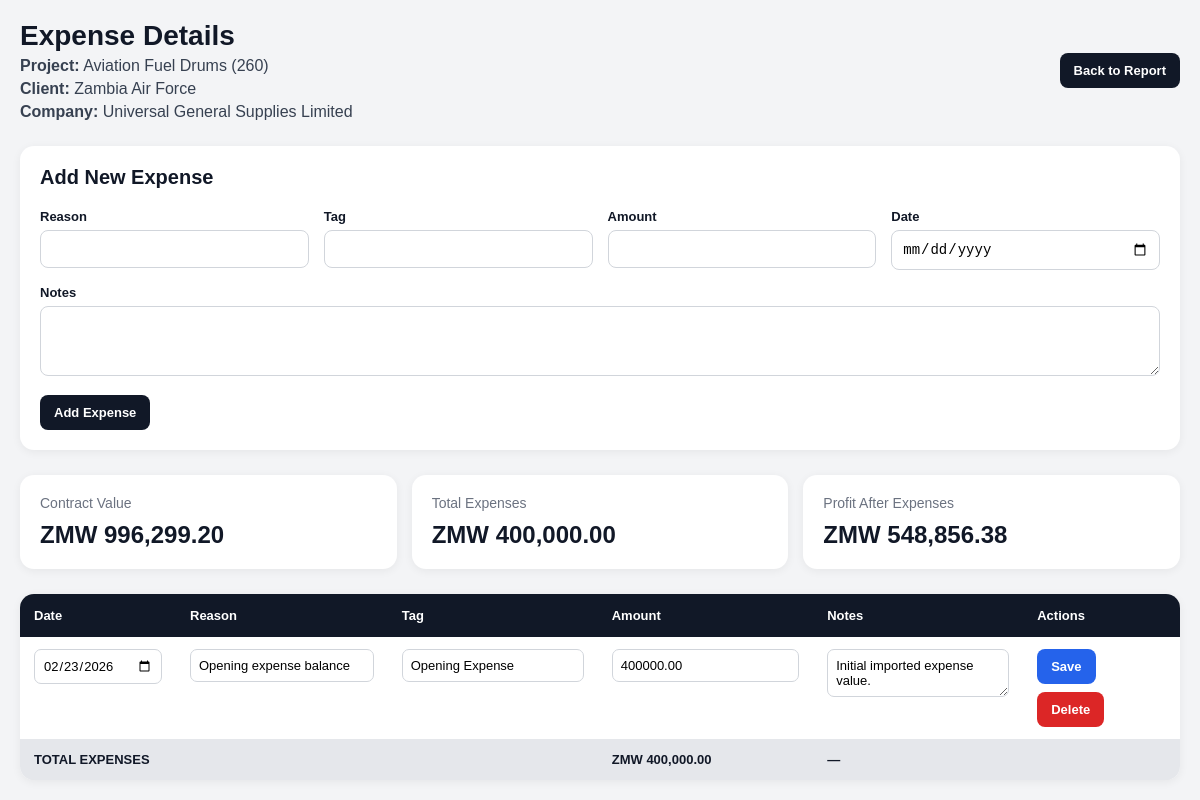
Page /project/5/expenses/ on the earlier database version.
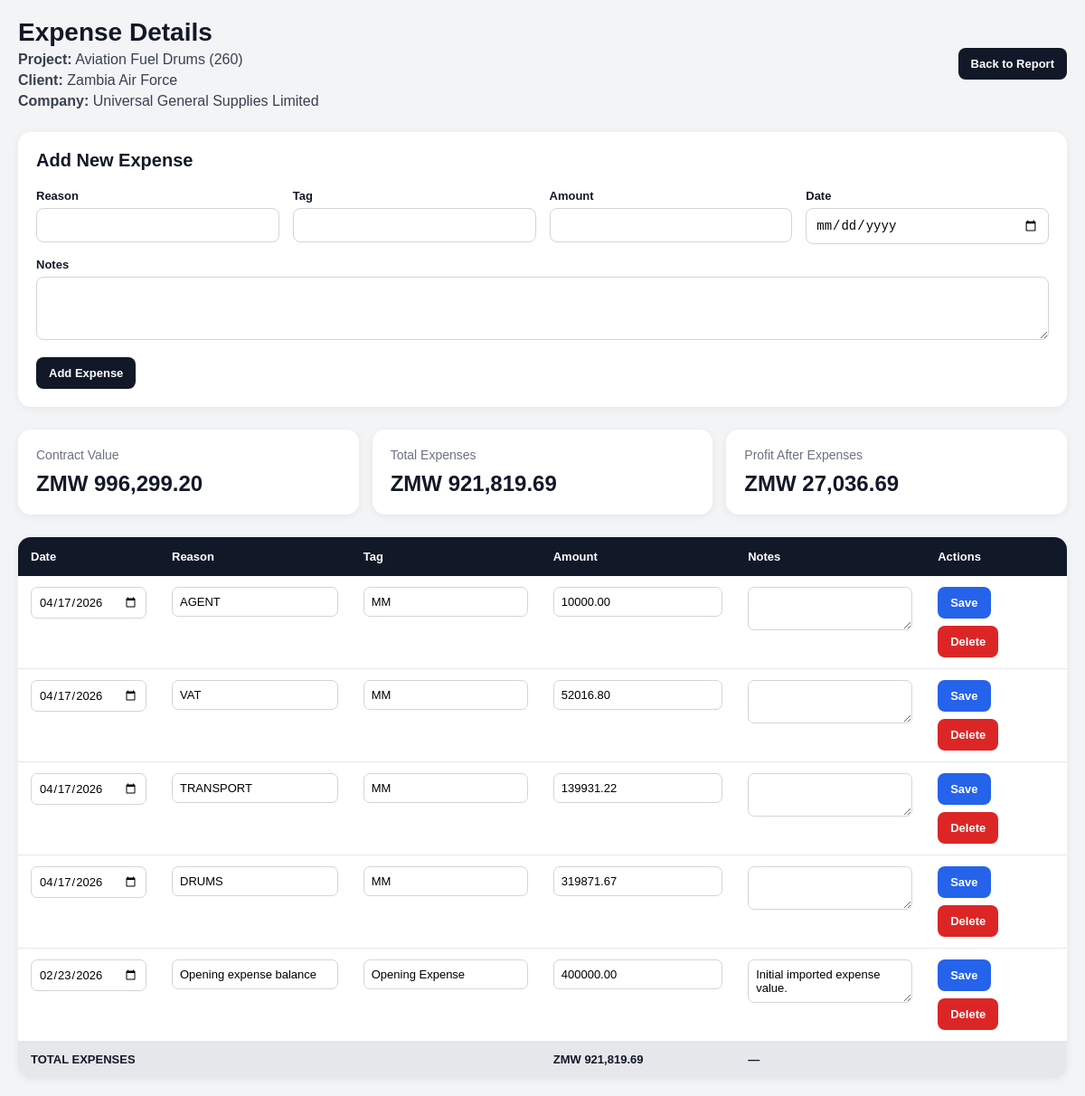
Same page on the later database version.
### reports/models.py (models this page shows, shortened)
class ProjectRecord(models.Model):
    STATUS_CHOICES = [
        ("Not started", "Not started"),
        ("Started", "Started"),
        ("Partial Done", "Partial Done"),
        ("Done", "Done"),
    ]
    TAX_CHOICES = [
        ("NONE", "No Tax"),
        ("TOT", "5% TOT"),
        ("VAT", "16% VAT"),
    ]
    company = models.CharField(max_length=255)
    project_supply = models.CharField("Project / Supply", max_length=255)
    client = models.CharField(max_length=255)
    start_date = models.DateField(null=True, blank=True)
    end_date = models.DateField(null=True, blank=True)
    contract_value = models.DecimalField(max_digits=15, decimal_places=2, default=0)
    paid_value = models.DecimalField(max_digits=15, decimal_places=2, default=0)
    tax_type = models.CharField(
        max_length=10,
        choices=TAX_CHOICES,
        default="NONE"
    )
    status = models.CharField(
        max_length=50,
        choices=STATUS_CHOICES,
        default="Not started"
    )
    created_at = models.DateTimeField(auto_now_add=True)
    updated_at = models.DateTimeField(auto_now=True)
    class Meta:
        ordering = ["start_date", "created_at"]
        constraints = [
            models.UniqueConstraint(
                fields=["company", "project_supply", "client"],
                name="unique_company_project_client"
            )
        ]
    @property
    def tax_rate(self):
        if self.tax_type == "TOT":
            return Decimal("0.05")
        if self.tax_type == "VAT":
            return Decimal("0.16")
        return Decimal("0.00")
    @property
    def contract_excluding_tax(self):
        if self.tax_rate > 0:
            return self.contract_value / (Decimal("1.00") + self.tax_rate)
        return self.contract_value
    @property
    def expense_value(self):
        return sum(
            (expense.amount for expense in self.expenses.all()),
            Decimal("0.00")
        )
    @property
    def profit_value(self):
        return self.contract_excluding_tax - self.expense_value

class ProjectExpense(models.Model):
    project = models.ForeignKey(
        ProjectRecord,
        on_delete=models.CASCADE,
        related_name="expenses"
    )
    date = models.DateField()
    reason = models.CharField(max_length=255)
    amount = models.DecimalField(max_digits=15, decimal_places=2)
    tag = models.ForeignKey(
        ExpenseTag,
        on_delete=models.SET_NULL,
        null=True,
        blank=True
    )
    notes = models.TextField(blank=True)
    created_at = models.DateTimeField(auto_now_add=True)
    class Meta:
        ordering = ["-date", "-created_at"]

class ExpenseTag(models.Model):
    name = models.CharField(max_length=100, unique=True)
    class Meta:
        ordering = ["name"]

### reports/views.py (the view, shortened to what this page needs)
def project_expenses(request, project_id):
    project = get_object_or_404(
        ProjectRecord,
        id=project_id
    )
    expenses = project.expenses.all().order_by(
        "-date",
        "-created_at"
    )
    return render(
        request,
        "reports/project_expenses.html",
        {
            "project": project,
            "expenses": expenses,
        }
    )

### reports/templates/reports/project_expenses.html (shortened to what this page needs)
{% load humanize %}
<!DOCTYPE html>
<html>
<head>
</head>
<body>
<div class="container">
    <div class="top-bar">
        <div class="project-info">
            <h1>Expense Details</h1>
            <p>
                <strong>Project:</strong>
                {{ project.project_supply }}
            </p>
            <p>
                <strong>Client:</strong>
                {{ project.client }}
            </p>
            <p>
                <strong>Company:</strong>
                {{ project.company }}
            </p>
        </div>
        <div class="actions">
            <a href="{% url 'project_report' %}" class="btn">
                Back to Report
            </a>
        </div>
    </div>
    <div class="form-box">
        <h2 class="form-title">
            Add New Expense
        </h2>
        <form method="post">
            <div class="form-grid">
                <div class="form-group">
                    <label>Reason</label>
                    <input type="text" name="reason" required>
                </div>
                <div class="form-group">
                    <label>Tag</label>
                    <input type="text" name="tag">
                </div>
                <div class="form-group">
                    <label>Amount</label>
                    <input type="number" step="0.01" name="amount" required>
                </div>
                <div class="form-group">
                    <label>Date</label>
                    <input type="date" name="date" required>
                </div>
            </div>
            <div class="form-group" style="margin-top:15px;">
                <label>Notes</label>
                <textarea name="notes" rows="3"></textarea>
            </div>
            <button type="submit" class="btn" style="margin-top:15px;">
                Add Expense
            </button>
        </form>
    </div>
    <div class="summary">
        <div class="card">
            <div class="card-title">
                Contract Value
            </div>
            <div class="card-value">
                ZMW {{ project.contract_value|floatformat:2|intcomma }}
            </div>
        </div>
        <div class="card">
            <div class="card-title">
                Total Expenses
            </div>
            <div class="card-value">
                ZMW {{ project.expense_value|floatformat:2|intcomma }}
            </div>
        </div>
        <div class="card">
            <div class="card-title">
                Profit After Expenses
            </div>
            <div class="card-value">
                ZMW {{ project.profit_value|floatformat:2|intcomma }}
            </div>
        </div>
    </div>
    <div class="table-container">
        <table>
            <thead>
                <tr>
                    <th>Date</th>
                    <th>Reason</th>
                    <th>Tag</th>
                    <th>Amount</th>
                    <th>Notes</th>
                    <th>Actions</th>
                </tr>
            </thead>
            <tbody>
                {% for expense in expenses %}
                <tr>
                    <td>
                        <form
                            method="post"
                            action="{% url 'edit_expense' project.id expense.id %}"
                            id="edit-expense-{{ expense.id }}"
                        >
                            <input
                                type="date"
                                name="date"
                                value="{{ expense.date|date:'Y-m-d' }}"
                                class="table-input"
                                required
                            >
                    </td>
                    <td>
                            <input
                                type="text"
                                name="reason"
                                value="{{ expense.reason }}"
                                class="table-input"
                                required
                            >
                    </td>
                    <td>
                            <input
                                type="text"
                                name="tag"
                                value="{% if expense.tag %}{{ expense.tag.name }}{% endif %}"
                                class="table-input"
                            >
                    </td>
                    <td>
                            <input
                                type="number"
                                step="0.01"
                                name="amount"
                                value="{{ expense.amount }}"
                                class="table-input"
                                required
                            >
                    </td>
                    <td>
                            <textarea
                                name="notes"
                                class="table-textarea"
                                rows="2"
                            >{{ expense.notes }}</textarea>
                    </td>
                    <td>
                        <div class="row-actions">
                            <button
                                type="submit"
                                form="edit-expense-{{ expense.id }}"
                                class="btn secondary"
                            >
                                Save
                            </button>
                            <form
                                method="post"
                                action="{% url 'delete_expense' project.id expense.id %}"
                                class="delete-form"
                                onsubmit="return confirm('Are you sure you want to delete this expense?');"
                            >
                                <button
                                    type="submit"
                                    class="btn danger"
                                >
                                    Delete
                                </button>
                            </form>
                        </div>
                    </td>
                </tr>
                {% empty %}
                <tr>
                    <td colspan="6" class="empty">
                        No expenses added for this project yet.
                    </td>
                </tr>
                {% endfor %}
                <tr class="totals-row">
                    <td colspan="3">
                        TOTAL EXPENSES
                    </td>
                    <td class="money">
                        ZMW {{ project.expense_value|floatformat:2|intcomma }}
                    </td>
                    <td colspan="2">
                        —
                    </td>
                </tr>
            </tbody>
        </table>
    </div>
</div>
</body>
</html>

### reports/templates/reports/project_expenses.html (style rules this page uses)
* { margin:0; padding:0; box-sizing:border-box; }
body { font-family:Arial, sans-serif; background:#f3f4f6; padding:20px; color:#111827; }
.container { max-width:1300px; margin:auto; }
.top-bar { display:flex; justify-content:space-between; align-items:center; margin-bottom:25px; flex-wrap:wrap; gap:10px; }
h1 { font-size:28px; }
.project-info p { margin-top:5px; color:#374151; }
.actions { display:flex; gap:10px; flex-wrap:wrap; }
.btn { background:#111827; color:white; padding:10px 14px; border-radius:8px; text-decoration:none; font-size:13px; font-weight:bold; display:inline-block; border:none; cursor:pointer; white-space:nowrap; }
.btn.secondary { background:#2563eb; }
.btn.danger { background:#dc2626; }
.summary { display:grid; grid-template-columns:repeat(auto-fit,minmax(220px,1fr)); gap:15px; margin-bottom:25px; }
.card { background:white; padding:20px; border-radius:14px; box-shadow:0 2px 10px rgba(0,0,0,0.06); }
.card-title { font-size:14px; color:#6b7280; margin-bottom:10px; }
.card-value { font-size:24px; font-weight:bold; }
.form-box { background:white; padding:20px; border-radius:14px; box-shadow:0 2px 10px rgba(0,0,0,0.06); margin-bottom:25px; }
.form-title { font-size:20px; margin-bottom:20px; }
.form-grid { display:grid; grid-template-columns:repeat(auto-fit,minmax(220px,1fr)); gap:15px; }
.form-group label { display:block; margin-bottom:6px; font-weight:bold; font-size:13px; }
.form-group input, .form-group textarea { width:100%; padding:10px; border:1px solid #d1d5db; border-radius:8px; font-size:14px; }
.form-group textarea { resize:vertical; }
.table-container { background:white; border-radius:14px; overflow:auto; box-shadow:0 2px 10px rgba(0,0,0,0.06); }
table { width:100%; border-collapse:collapse; min-width:1100px; }
th { background:#111827; color:white; padding:14px; text-align:left; font-size:13px; }
td { padding:12px 14px; border-bottom:1px solid #e5e7eb; font-size:13px; vertical-align:top; }
.money { font-weight:bold; white-space:nowrap; }
.table-input, .table-textarea { width:100%; padding:8px; border:1px solid #d1d5db; border-radius:7px; font-size:13px; font-family:Arial, sans-serif; }
.table-textarea { resize:vertical; min-height:38px; }
.row-actions { display:flex; gap:8px; flex-wrap:wrap; }
.delete-form { margin:0; }
.totals-row { background:#e5e7eb; font-weight:bold; }

Differences in the rows shown:
computed for ProjectRecord "Aviation Fuel Drums (260)": expense_value "400,000.00" → "921,819.69"; profit_value "548,856.38" → "27,036.69"
added ProjectExpense: date "04/17/2026", reason "AGENT", tag "MM", amount "10000.00"
added ProjectExpense: date "04/17/2026", reason "VAT", tag "MM", amount "52016.80"
added ProjectExpense: date "04/17/2026", reason "TRANSPORT", tag "MM", amount "139931.22"
added ProjectExpense: date "04/17/2026", reason "DRUMS", tag "MM", amount "319871.67"
